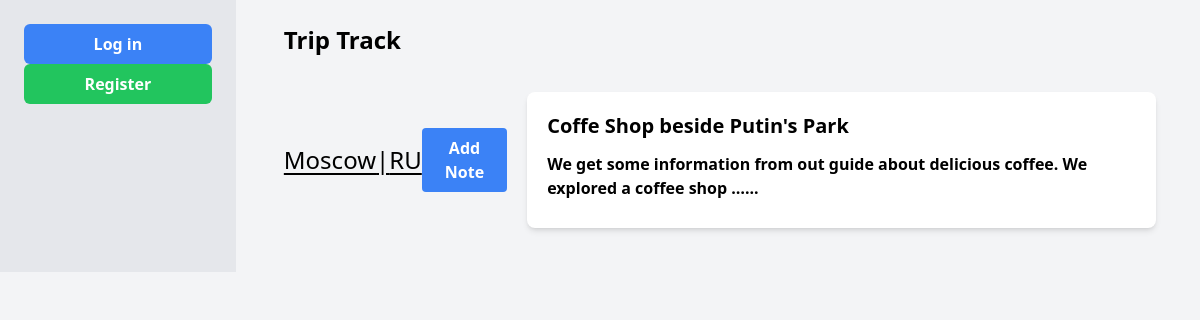
The page /dashboard/trip/1 on the database its author committed.
### trip/models.py (models this page shows, shortened)
class Trip(models.Model):
    city = models.CharField(max_length=50)
    country = models.CharField(max_length=4) # BD , Can, SWE
    start_date = models.DateField(blank=True, null=True)
    end_date = models.DateField(blank=True, null=True)
    traveller = models.ForeignKey(User, on_delete=models.CASCADE, related_name='trips')

class Note(models.Model):
    EXCURSIONS = (
        ("Event", "event"),
        ("Food", "food"),
        ("General", "general"),
        ("Places", "places"),
    )
    trip = models.ForeignKey(Trip, on_delete=models.CASCADE, related_name='notes')
    title = models.CharField(max_length=100)
    description = models.TextField()
    type = models.CharField(max_length=100, choices=EXCURSIONS, default=(('general','General')))
    img = models.ImageField(upload_to='notes', null=True, blank=True)

### trip/views.py (the view)
# urls.py: path('trip/<int:pk>', views.TripDetailView.as_view(), name='trip_detail'),
class TripDetailView(DetailView):
    model = Trip
    def get_context_data(self, **kwargs):
        context = super().get_context_data(**kwargs)
        trip = context['object']
        notes = trip.notes.all()
        context['notes'] = notes
        return context

### trip/templates/trip/trip_detail.html (shortened to what this page needs)
{% extends 'index.html' %}
{% block content %}
<div class="flex justify-between items-center mb-6">
    <h1 class="text-2xl underline underline-offset-4"> {{ trip.city}}|{{trip.country}}</h1>
    <a href="{% url 'note_form_trip' trip_pk=trip.pk %}">
        <button class="bg-blue-500 hover:bg-blue-300 text-white font-bold py-2 px-4 rounded">
            Add Note
        </button>
    </a>
<ol>
    {% for note in notes %}
    <li class="p-5"><a href="{% url 'note_detail' pk=note.pk %}">
        <div class="bg-white rounded-lg shadow-md p-5">
            <h2 class="text-xl font-semibold mb-3">{{ note.title}}</h2>
            <p class="flex justify-between mb-2">
                <strong>{{ note.description|truncatewords:15 }}...</strong>
            </p>
        </div>
    </a>
    </li>
    {% endfor %}
</ol>
{% endblock %}

### rows shown on the page
Trip: city "Moscow", country "RU"
Note: title "Coffe Shop beside Putin's Park", description "We get some information from out guide about delicious coffee. We explored a coffee shop …"
